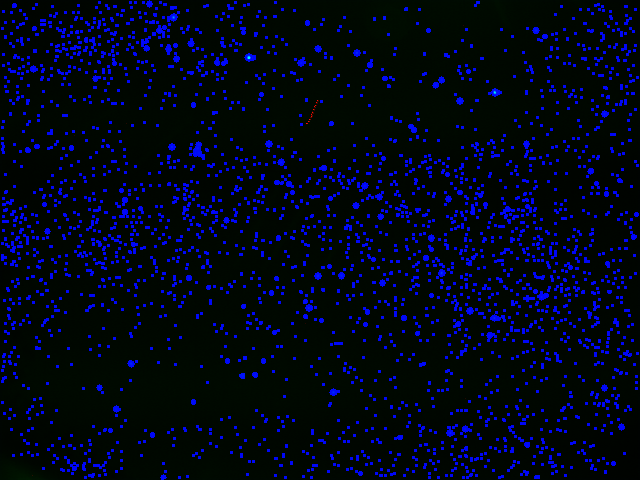
#> input picture 20230202/M20230202_220940_lulin_WBM.bmp, 640 x 480 px
$ python -i 1.py   (imports and definitions only)
#> lines starting #> are read from the running program, lines starting #| are printed output that depends on the picture; after the words box and inside, x2 and y2 are one past the last pixel; in counts of white or black regions, pixels touching at a corner belong together
"""
流星偵測系統 - V3 形狀過濾版
針對問題：
1. 保留短流星偵測能力 (靈敏度)。
2. 消除雲層邊緣產生的破碎線條雜訊 (特異性)。
核心技術：
- 使用 Median Blur 進行背景估計 (比 TopHat 更適合雲層)。
- 加入「連通區域分析 (Connected Components)」與「長寬比 (Aspect Ratio)」過濾。
"""
import cv2
import numpy as np
import csv
from pathlib import Path
import argparse
from datetime import datetime

class MeteorDetector:
    def __init__(self,
                 min_length=5,        # 保持極短流星偵測
                 min_brightness=10,
                 min_angle=5,
                 hough_threshold=8,   # [降低] 讓Hough更容易抓到線，因為我們前面會先把雜訊濾得很乾淨
                 canny_low=30,        # [降低] 允許微弱邊緣，靠幾何形狀來過濾雜訊
                 canny_high=100,
                 max_line_gap=10):

        self.min_length = min_length
        self.min_brightness = min_brightness
        self.min_angle = min_angle
        self.hough_threshold = hough_threshold
        self.canny_low = canny_low
        self.canny_high = canny_high
        self.max_line_gap = max_line_gap

    def preprocess_image(self, image):
        """
        V3 預處理流程 (修正版)：
        1. 背景減除 (Median Blur)
        2. 自適應閾值 (Adaptive Threshold) -> 修正了型態錯誤
        3. 形狀過濾 (Shape Filtering)
        """
        if len(image.shape) == 3:
            gray = cv2.cvtColor(image, cv2.COLOR_BGR2GRAY)
        else:
            gray = image

        # --- 步驟 1: 背景減除 ---
        bg = cv2.medianBlur(gray, 21)
        diff = cv2.absdiff(gray, bg)

        # --- 步驟 2: 自適應閾值 (Sigma Clipping) ---
        mean, std = cv2.meanStdDev(diff)

        # [修正點] mean 和 std 是 numpy 陣列，必須取出裡面的純量數值 (scalar)
        # 例如從 [[3.5]] 變成 3.5
        thresh_val = mean[0][0] + 3.0 * std[0][0]

        _, binary = cv2.threshold(diff, thresh_val, 255, cv2.THRESH_BINARY)

        # --- 步驟 3: 形狀過濾 ---
        contours, _ = cv2.findContours(binary, cv2.RETR_EXTERNAL, cv2.CHAIN_APPROX_SIMPLE)

        mask = np.zeros_like(gray)

        for cnt in contours:
            area = cv2.contourArea(cnt)
            if area < 3: continue

            rect = cv2.minAreaRect(cnt)
            (center), (width, height), angle = rect

            if width < height:
                width, height = height, width

            if height == 0:
                aspect_ratio = 999
            else:
                aspect_ratio = width / height

            if aspect_ratio > 1.5:
                cv2.drawContours(mask, [cnt], -1, 255, -1)
            elif area > 20 and aspect_ratio > 1.2:
                cv2.drawContours(mask, [cnt], -1, 255, -1)

        kernel_dilate = cv2.getStructuringElement(cv2.MORPH_RECT, (3, 3))
        final_processed = cv2.dilate(mask, kernel_dilate, iterations=1)

        return gray, final_processed


    def apply_osd_mask(self, image, osd_bbox):
        h, w = image.shape[:2]
        mask = np.ones((h, w), dtype=np.uint8) * 255
        x, y, bbox_w, bbox_h = osd_bbox
        x = max(0, min(x, w - 1))
        y = max(0, min(y, h - 1))
        x_end = min(x + bbox_w, w)
        y_end = min(y + bbox_h, h)
        mask[y:y_end, x:x_end] = 0
        masked = cv2.bitwise_and(image, image, mask=mask)
        return masked, mask

    def detect_lines(self, processed_image):
        """偵測直線"""
        # 因為我們在 preprocess 已經做過嚴格的形狀過濾，這裡的 Canny 可以很單純
        edges = cv2.Canny(processed_image, 50, 150, apertureSize=3)

        lines = cv2.HoughLinesP(
            edges,
            rho=1,
            theta=np.pi/180,
            threshold=self.hough_threshold,
            minLineLength=self.min_length,
            maxLineGap=self.max_line_gap
        )
        return lines, edges

    def calculate_line_brightness(self, gray_image, x1, y1, x2, y2):
        length = int(np.hypot(x2 - x1, y2 - y1))
        if length < 2: return 0
        xs = np.linspace(x1, x2, length).astype(int)
        ys = np.linspace(y1, y2, length).astype(int)
        h, w = gray_image.shape
        valid_mask = (xs >= 0) & (xs < w) & (ys >= 0) & (ys < h)
        if not valid_mask.any(): return 0

        brightnesses = gray_image[ys[valid_mask], xs[valid_mask]]
        return float(np.percentile(brightnesses, 85)) # 取前 15% 亮的平均

    def filter_meteor_candidates(self, lines, gray_image, osd_bbox):
        if lines is None: return []
        meteors = []
        x_osd, y_osd, w_osd, h_osd = osd_bbox

        for line in lines:
            x1, y1, x2, y2 = line[0]
            length = np.hypot(x2 - x1, y2 - y1)

            if length < self.min_length: continue

            angle = np.arctan2(abs(y2 - y1), abs(x2 - x1)) * 180 / np.pi
            if angle < self.min_angle: continue

            mid_y = (y1 + y2) // 2
            if y_osd <= mid_y <= y_osd + h_osd: continue

            line_brightness = self.calculate_line_brightness(gray_image, x1, y1, x2, y2)
            if line_brightness < self.min_brightness: continue

            meteor = {
                'start_point': [int(x1), int(y1)],
                'end_point': [int(x2), int(y2)],
                'length': float(length),
                'angle': float(angle),
                'brightness': float(line_brightness)
            }
            meteors.append(meteor)
        return meteors

    def detect(self, image, osd_bbox=(0, 460, 470, 80)):
        gray, processed_image = self.preprocess_image(image)
        masked_processed, mask = self.apply_osd_mask(processed_image, osd_bbox)
        lines, edges = self.detect_lines(masked_processed)
        meteors = self.filter_meteor_candidates(lines, gray, osd_bbox)

        debug_info = {
            'edges': edges,
            'mask': mask,
            'processed': processed_image,
            'raw_lines': len(lines) if lines is not None else 0
        }
        return meteors, debug_info


class ImageProcessor:
    # [58 lines left out: functions __init__, log, process, _create_annotated_image, not called in this run]

    def _save_debug_data(self, image_path, result, debug_info):
        cv2.imwrite(str(self.debug_folder / f"{Path(image_path.name).stem}_processed.jpg"), debug_info['processed'])
        cv2.imwrite(str(self.debug_folder / f"{Path(image_path.name).stem}_edges.jpg"), debug_info['edges'])


class BatchProcessor:
    # [34 lines left out: functions __init__, process_all, _generate_summary, not called in this run]

def parse_osd_bbox(arg):
    try: return tuple(map(int, arg.split(',')))
    except: return (0, 460, 470, 80)

# [12 lines left out: function main, not called in this run]

# [2 lines not run here, left out]

>>> import cv2
>>> picture = cv2.imread('20230202/M20230202_220940_lulin_WBM.bmp')
#> picture is the input picture: shape (480, 640, 3); mean B, G, R 24.4, 6.8, 0
>>> result = MeteorDetector().detect(picture)
#> in preprocess_image, `gray = cv2.cvtColor(image, cv2.COLOR_BGR2GRAY)`:
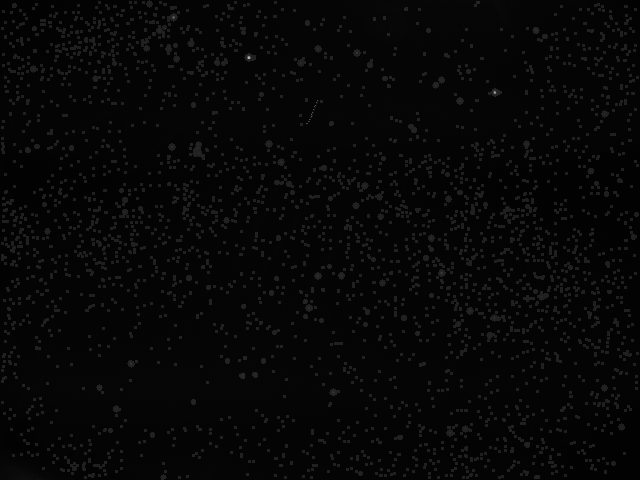
#> gray: shape (480, 640); min 1, max 177, mean 6.8
#> in preprocess_image, `bg = cv2.medianBlur(gray, 21)`:
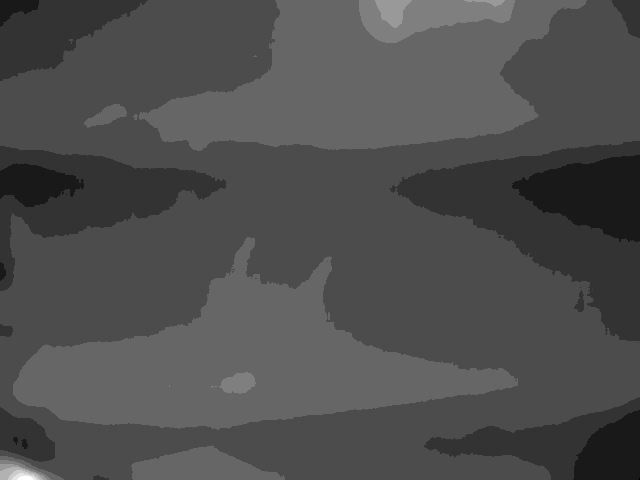
#> bg: shape (480, 640); min 1, max 11, mean 4.09; drawn with min black and max white
#> in preprocess_image, `mean, std = cv2.meanStdDev(diff)`: mean = [3]; std = [8.43]
#> in preprocess_image, `thresh_val = mean[0][0] + 3.0 * std[0][0]`: thresh_val = 28.29
#> in preprocess_image, `_, binary = cv2.threshold(diff, thresh_val, 255, cv2.THRESH_BINARY)`:
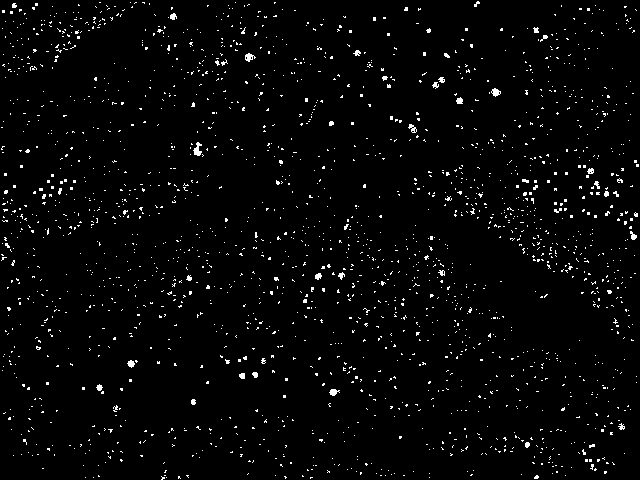
#> binary: shape (480, 640); 2.5% white in thin lines or dots
#> in preprocess_image, `contours, _ = cv2.findContours(binary, cv2.RETR_EXTERNAL, cv2.CHAIN_AP..`: contours = 2036 contours, 2023 with area under 20; largest, box (x1, y1, x2, y2) and area: (193, 142, 202, 156) 52, (491, 88, 501, 97) 44, (245, 53, 256, 62) 43, (329, 389, 340, 396) 34, (408, 124, 417, 133) 34
#> the loop in preprocess_image, `for cnt in contours:` made 2036 passes
#> (area, width, height, angle, aspect_ratio) on passes 307, 321, 354, 394: (34.5, 10, 6, -90, 1.67), (22, 5.81, 5.37, -26.57, 1.08), (21.5, 5, 5, -90, 1), (30.5, 6.71, 6.26, -26.57, 1.07)
#> after the loop in preprocess_image, `for cnt in contours:`:
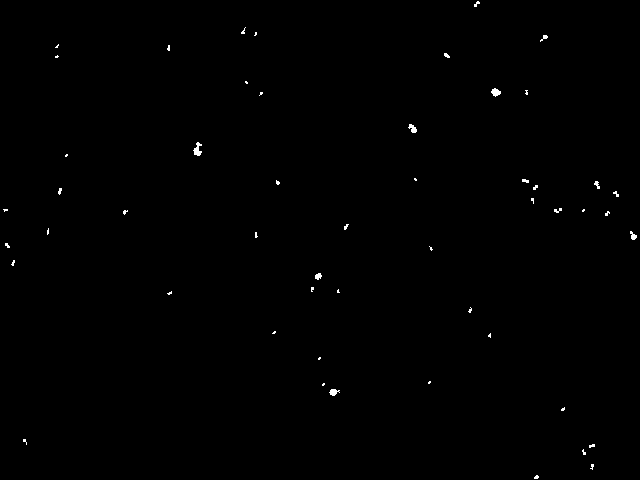
#> mask: shape (480, 640); 0.29% white in thin lines or dots
#> in preprocess_image, `kernel_dilate = cv2.getStructuringElement(cv2.MORPH_RECT, (3, 3))`: kernel_dilate = [[1, 1, 1], [1, 1, 1], [1, 1, 1]]
#> in preprocess_image, `final_processed = cv2.dilate(mask, kernel_dilate, iterations=1)`:
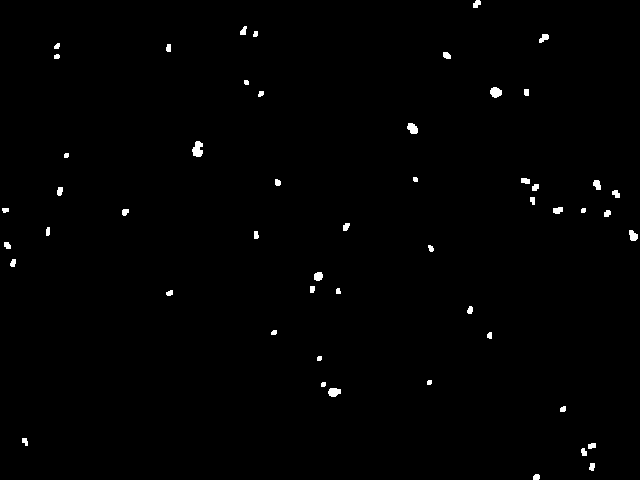
#> final_processed: shape (480, 640); 0.71% white; 52 white regions, largest, box (x1, y1, x2, y2) and area: (192, 141, 203, 157) 129, (490, 87, 502, 98) 99, (328, 388, 341, 397) 92
#> in detect, `masked_processed, mask = self.apply_osd_mask(processed_image, osd_bbox)`:
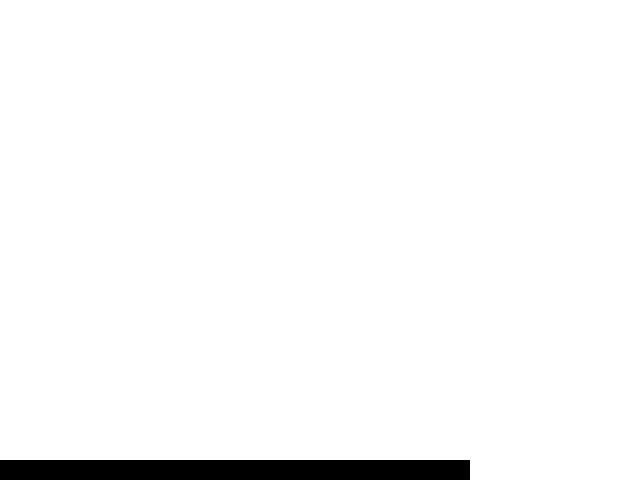
#> mask: shape (480, 640); 96.9% white; 1 black region, box (x1, y1, x2, y2) and area: (0, 460, 470, 480) 9400
#> in detect_lines, `edges = cv2.Canny(processed_image, 50, 150, apertureSize=3)`:
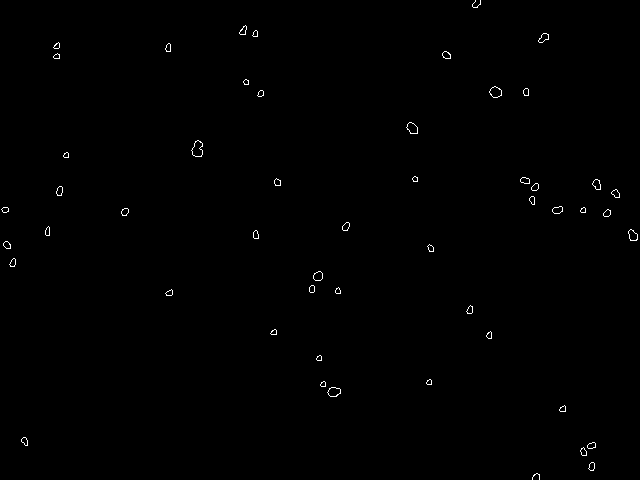
#> edges: shape (480, 640); 0.37% white in thin lines or dots
#> in detect_lines, `lines = cv2.HoughLinesP( edges, rho=1, theta=np.pi/180, threshold=self..`: lines = 109 rows, first 6: [603, 215, 608, 216], [581, 453, 593, 469], [240, 31, 245, 34], [525, 88, 526, 95], [477, 7, 480, 2], [313, 275, 314, 291]
#> the loop in filter_meteor_candidates, `for line in lines:` made 109 passes
#> line on passes 31 to 38: [[121, 213, 127, 213]], [[492, 96, 501, 91]], [[520, 179, 528, 183]], [[193, 155, 201, 156]], [[320, 384, 339, 388]], [[121, 212, 126, 208]], [[587, 447, 592, 448]], [[240, 30, 245, 25]]

$ run again, on 20230202/M20230202_233651_lulin_WBM.bmp
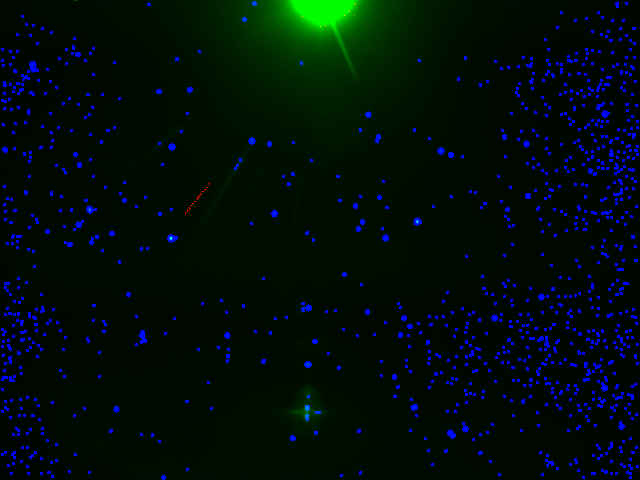
#> input picture 20230202/M20230202_233651_lulin_WBM.bmp, 640 x 480 px
#> picture is the input picture: shape (480, 640, 3); mean B, G, R 9.8, 13.8, 0
#> mean = [1.48]; std = [5.77]
#> thresh_val = 18.78
#> in preprocess_image, `_, binary = cv2.threshold(diff, thresh_val, 255, cv2.THRESH_BINARY)`:
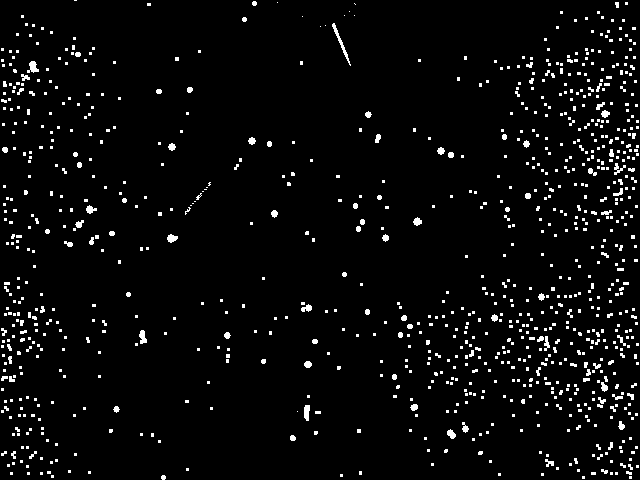
#> binary: shape (480, 640); 4% white; 971 white regions (860 under 20 px)
#> contours = 971 contours, 926 with area under 20; largest, box (x1, y1, x2, y2) and area: (332, 23, 351, 66) 86, (27, 61, 39, 73) 64, (304, 405, 310, 421) 60, (139, 330, 147, 344) 57, (167, 234, 178, 243) 52
#> the loop in preprocess_image, `for cnt in contours:` made 971 passes
#> (area, rect, width, height, angle, aspect_ratio) on pass 35: (24.5, ((549, 462.5), (7, 8), -90), 8, 7, -90, 1.14)
#> kernel_dilate = [[1, 1, 1], [1, 1, 1], [1, 1, 1]]
#> final_processed: shape (480, 640); 2.1% white; 106 white regions, largest, box (x1, y1, x2, y2) and area: (331, 22, 352, 67) 257, (528, 335, 551, 352) 199, (587, 82, 611, 93) 145
#> in detect_lines, `edges = cv2.Canny(processed_image, 50, 150, apertureSize=3)`:
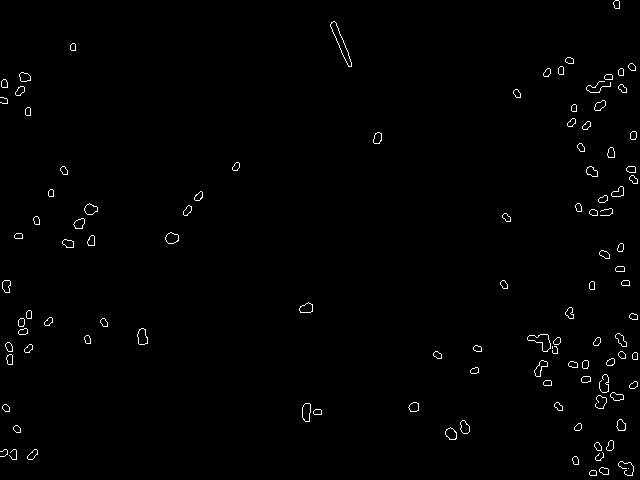
#> edges: shape (480, 640); 0.94% white in thin lines or dots
#> in detect_lines, `lines = cv2.HoughLinesP( edges, rho=1, theta=np.pi/180, threshold=self..`: lines = 379 rows, first 6: [586, 89, 595, 87], [527, 338, 546, 334], [476, 351, 481, 351], [602, 473, 603, 453], [599, 460, 600, 445], [596, 475, 599, 450]
#> the loop in filter_meteor_candidates, `for line in lines:` made 379 passes
#> line on passes 5 to 7: [[599, 460, 600, 445]], [[596, 475, 599, 450]], [[330, 25, 348, 66]]

$ run again, on 20230202/M20230203_014339_lulin_WBM.bmp
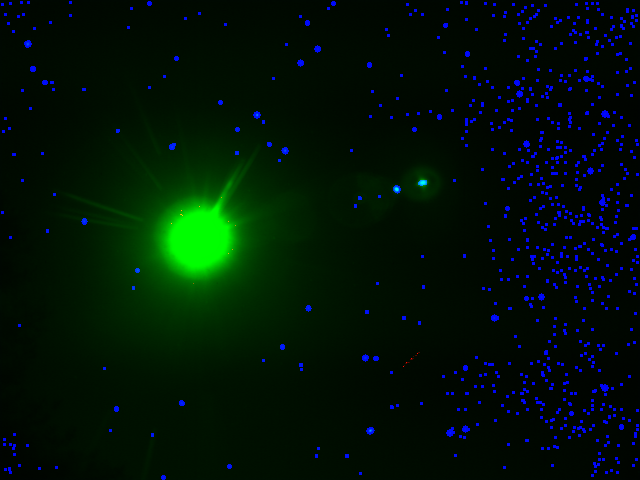
#> input picture 20230202/M20230203_014339_lulin_WBM.bmp, 640 x 480 px
#> picture is the input picture: shape (480, 640, 3); mean B, G, R 6.7, 19.1, 0
#> mean = [1.17]; std = [5.01]
#> thresh_val = 16.21
#> in preprocess_image, `_, binary = cv2.threshold(diff, thresh_val, 255, cv2.THRESH_BINARY)`:
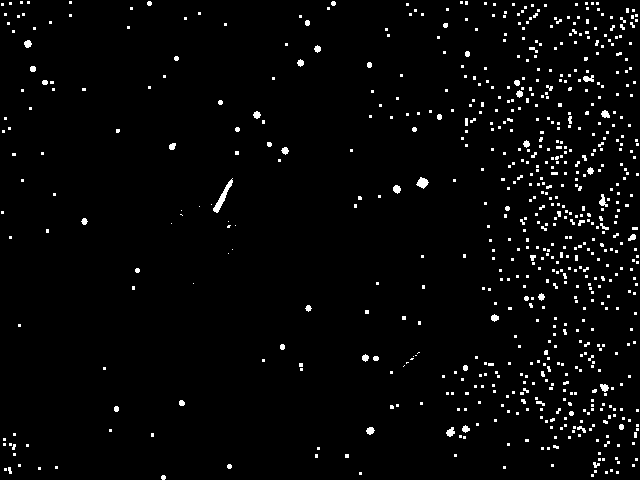
#> binary: shape (480, 640); 2.8% white; 695 white regions (626 under 20 px)
#> contours = 695 contours, 667 with area under 20; largest, box (x1, y1, x2, y2) and area: (213, 178, 233, 213) 144, (416, 177, 429, 189) 76, (446, 427, 455, 437) 42, (599, 194, 608, 207) 42, (393, 185, 401, 194) 40
#> the loop in preprocess_image, `for cnt in contours:` made 695 passes
#> (area, center, width, height, angle, aspect_ratio) on passes 57 to 58: (42.5, (450.5, 431.7), 9.6, 7, -36.87, 1.37), (38.5, (369.9, 430.3), 7.6, 6.71, -26.57, 1.13)
#> kernel_dilate = [[1, 1, 1], [1, 1, 1], [1, 1, 1]]
#> final_processed: shape (480, 640); 1% white; 58 white regions, largest, box (x1, y1, x2, y2) and area: (212, 177, 234, 214) 295, (598, 193, 609, 208) 112, (582, 74, 595, 83) 103
#> in detect_lines, `edges = cv2.Canny(processed_image, 50, 150, apertureSize=3)`:
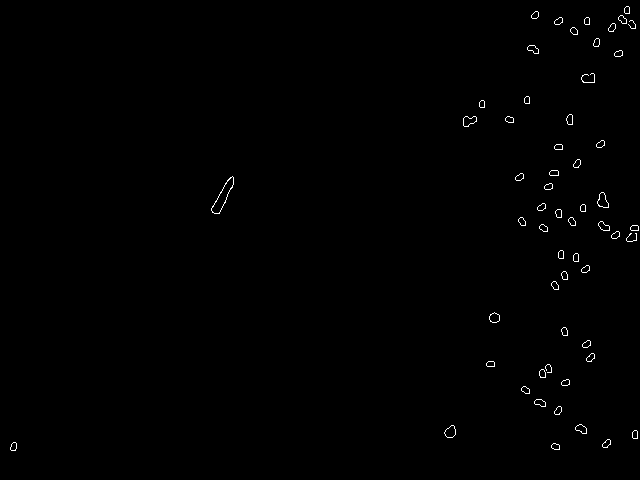
#> edges: shape (480, 640); 0.46% white in thin lines or dots
#> in detect_lines, `lines = cv2.HoughLinesP( edges, rho=1, theta=np.pi/180, threshold=self..`: lines = 187 rows, first 6: [211, 209, 229, 178], [447, 428, 452, 425], [540, 377, 541, 369], [568, 379, 569, 384], [566, 119, 569, 114], [598, 204, 600, 193]
#> the loop in filter_meteor_candidates, `for line in lines:` made 187 passes
#> line on passes 5 to 7: [[566, 119, 569, 114]], [[598, 204, 600, 193]], [[562, 272, 563, 279]]

$ run again, on 20230202/M20230203_021050_lulin_WBM.bmp
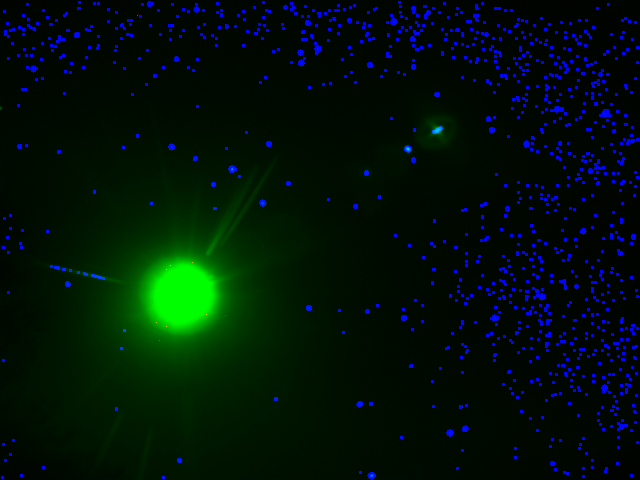
#> input picture 20230202/M20230203_021050_lulin_WBM.bmp, 640 x 480 px
#> picture is the input picture: shape (480, 640, 3); mean B, G, R 9.2, 18.7, 0
#> mean = [1.44]; std = [5.57]
#> thresh_val = 18.16
#> binary: shape (480, 640); 3.7% white; 931 white regions (833 under 20 px)
#> contours = 931 contours, 888 with area under 20; largest, box (x1, y1, x2, y2) and area: (431, 126, 443, 135) 71, (599, 109, 611, 118) 55, (550, 106, 564, 113) 48, (533, 293, 546, 301) 43, (314, 42, 322, 55) 43
#> the loop in preprocess_image, `for cnt in contours:` made 931 passes
#> (area, center, width, height, angle, aspect_ratio) on passes 6, 39, 42: (38, (371, 475), 7.07, 7.07, -45, 1), (33, (449.5, 432.5), 6.71, 6.71, -26.57, 1), (25.5, (464.8, 428.3), 6.36, 5.66, -45, 1.13)
#> kernel_dilate = [[1, 1, 1], [1, 1, 1], [1, 1, 1]]
#> final_processed: shape (480, 640); 1.8% white; 98 white regions, largest, box (x1, y1, x2, y2) and area: (531, 286, 547, 302) 158, (590, 68, 605, 89) 156, (430, 125, 444, 136) 137
#> in detect_lines, `edges = cv2.Canny(processed_image, 50, 150, apertureSize=3)`:
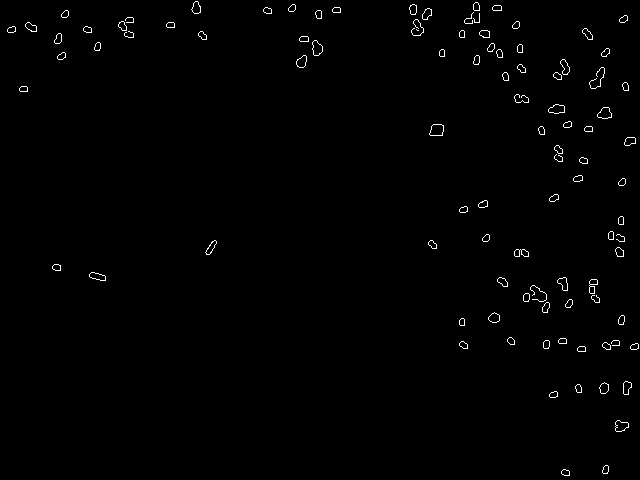
#> edges: shape (480, 640); 0.83% white in thin lines or dots
#> in detect_lines, `lines = cv2.HoughLinesP( edges, rho=1, theta=np.pi/180, threshold=self..`: lines = 327 rows, first 6: [517, 94, 521, 101], [538, 129, 542, 134], [25, 24, 31, 24], [412, 29, 416, 5], [466, 18, 479, 18], [599, 86, 605, 49]
#> the loop in filter_meteor_candidates, `for line in lines:` made 327 passes
#> line on passes 7 to 9: [[333, 12, 340, 12]], [[590, 86, 600, 68]], [[30, 30, 36, 30]]
